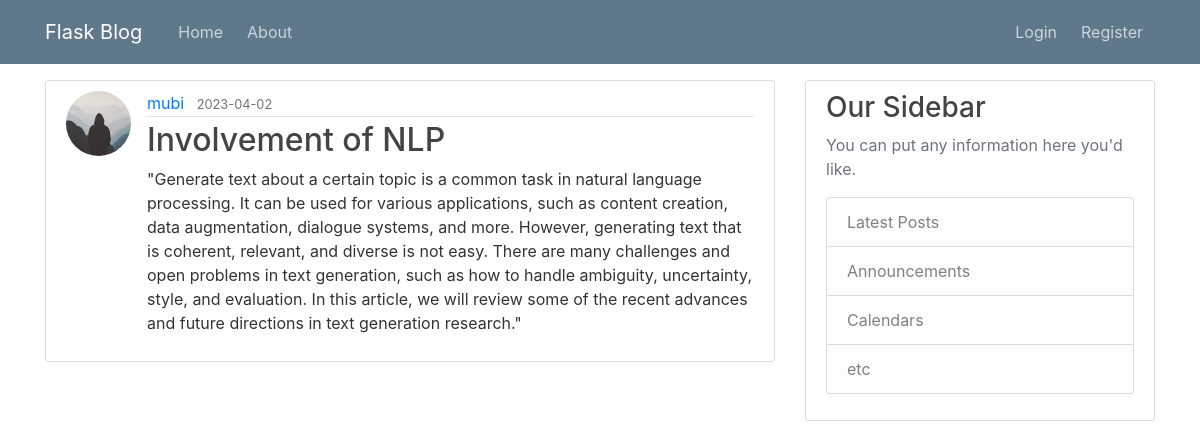
/post/6, run on the app's committed database.
### flaskblog/models.py (models this page shows, shortened)
class User(db.Model,UserMixin):
    id = db.Column(db.Integer, primary_key=True)
    username = db.Column(db.String(20), unique=True, nullable=False)
    email = db.Column(db.String(120), unique=True, nullable=False)
    image_file = db.Column(db.String(20), nullable=False, default='default.jpg')
    password = db.Column(db.String(60), nullable=False)
    posts = db.relationship('Post', backref='author', lazy=True)

class Post(db.Model):
    id = db.Column(db.Integer, primary_key=True)
    title = db.Column(db.String(100), nullable=False)
    date_posted = db.Column(db.DateTime, nullable=False, default=datetime.utcnow)
    content = db.Column(db.Text, nullable=False)
    user_id = db.Column(db.Integer, db.ForeignKey('user.id'), nullable=False)

### flaskblog/routes.py (the view)
@app.route("/post/<int:post_id>")
def post(post_id):
    post=Post.query.get_or_404(post_id)
    return render_template('post.html',title=post.title,post=post)

### flaskblog/templates/post.html (shortened to what this page needs)
{% extends "layout.html" %}
{% block content %}
  <article class="media content-section">
    <img class="rounded-circle article-img" src="{{ url_for('static', filename='profile_pics/' + post.author.image_file) }}">
    <div class="media-body">
      <div class="article-metadata">
        <a class="mr-2" href="{{url_for('user_post',username=post.author.username)}}">{{ post.author.username }}</a>
        <small class="text-muted">{{ post.date_posted.strftime('%Y-%m-%d') }}</small>
      </div>
      <h2 class="article-title">{{ post.title }}</h2>
      <p class="article-content">{{ post.content }}</p>
    </div>
  </article>
{% endblock content %}

### flaskblog/static/main.css (style rules this page uses)
body { color: #333333; margin-top: 5rem; background-image: url(https://images.unsplash.com/photo-1542435503-956c469947f6?ixlib=rb-4.0.3&ixid=MnwxMjA3fDB8MHxzZWFyY2h8M3x8YmxvZyUyMGJhY2tncm91bmR8ZW58MHx8MHx8&auto=format&fit=crop&w=600&q=60); background-size: cover; }
h1, h2, h3, h4, h5, h6 { color: #444444; }
.content-section { background: #ffffff; padding: 10px 20px; border: 1px solid #dddddd; border-radius: 3px; margin-bottom: 20px; }
.article-title { color: #444444; }
.article-content { white-space: pre-line; }
.article-img { height: 65px; width: 65px; margin-right: 16px; }
.article-metadata { padding-bottom: 1px; margin-bottom: 4px; border-bottom: 1px solid #e3e3e3 }

### data on the page
User: image_file (placeholder picture), author.username "mubi"
Post: date_posted "2023-04-02", title "Involvement of NLP", content "\"Generate text about a certain topic is a common task in natural language processing. It can be used for various applications, such as content creation, data augmentation, dialogue systems, and more. However, generating text that is coherent, relevant, and diverse is not easy. There are many challenges and open problems in text generation, such as how to handle ambiguity, uncertainty, style, and evaluation. In this article, we will review some of the recent advances and future directions in text generation research.\""
